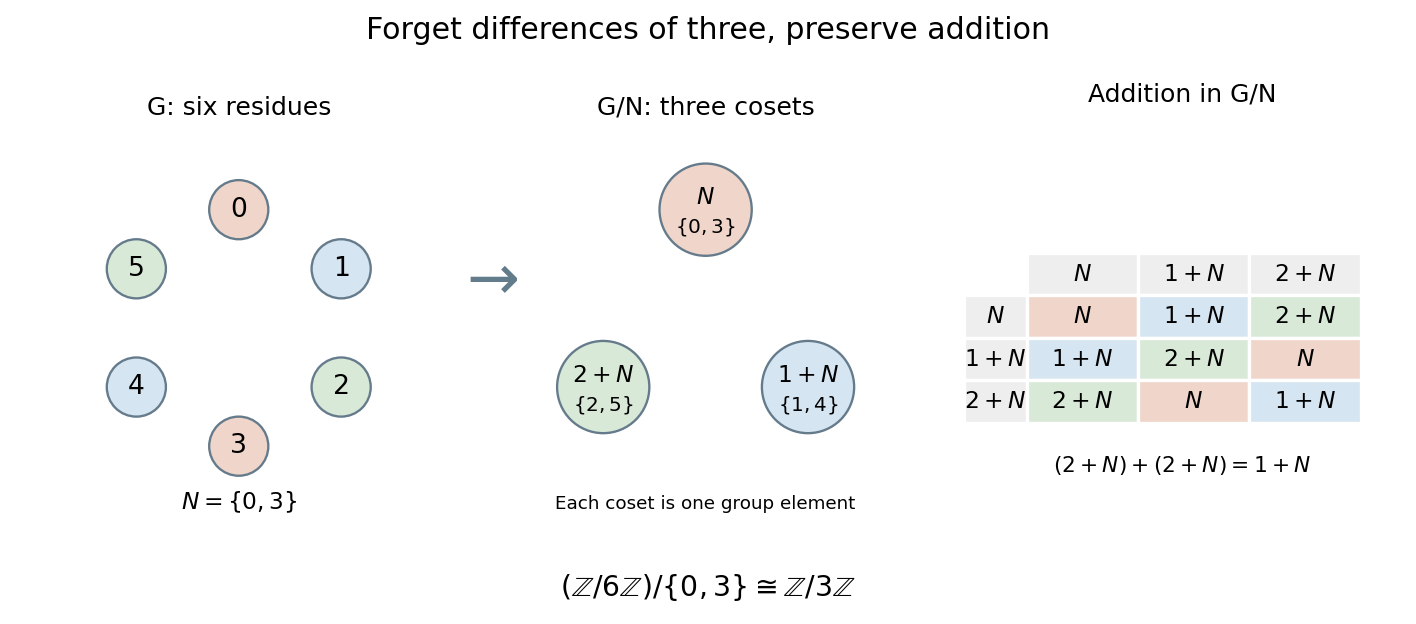

This chart was generated by the following Python code:
"""Collapse an additive six-element group to its three cosets and operation."""

from pathlib import Path

import matplotlib.pyplot as plt
import numpy as np
from matplotlib.patches import Circle


def main():
    cosets=[{r,(r+3)%6} for r in range(3)]
    assert set.union(*cosets)==set(range(6))
    assert all(cosets[a].isdisjoint(cosets[b]) for a in range(3) for b in range(a))
    for a in range(6):
        for b in range(6):
            assert ((a+b)%6)%3 == (a%3+b%3)%3
    for a in range(3):
        for b in range(3):
            result={(x+y)%6 for x in cosets[a] for y in cosets[b]}
            assert result==cosets[(a+b)%3]
    colors=['#f0d6ca','#d5e5f1','#d8e9d7']
    names=[r'$N$',r'$1+N$',r'$2+N$']
    fig,axes=plt.subplots(1,3,figsize=(11.8,5.2),dpi=120,facecolor='white',
                          gridspec_kw={'width_ratios':[1,1,1.05]})
    for ax in axes[:2]:
        ax.set(xlim=(-1.6,1.6),ylim=(-1.65,1.55),aspect='equal')
        ax.axis('off')
    for g in range(6):
        angle=np.pi/2-2*np.pi*g/6
        x,y=np.cos(angle),np.sin(angle)
        axes[0].add_patch(Circle((x,y),.25,facecolor=colors[g%3],edgecolor='#657b8b',lw=1.4))
        axes[0].text(x,y,str(g),ha='center',va='center',fontsize=16)
    axes[0].text(0,-1.53,r'$N=\{0,3\}$',ha='center',fontsize=14)
    axes[0].set_title('G: six residues',fontsize=15,pad=18)
    for r in range(3):
        angle=np.pi/2-2*np.pi*r/3
        x,y=np.cos(angle),np.sin(angle)
        axes[1].add_patch(Circle((x,y),.39,facecolor=colors[r],edgecolor='#657b8b',lw=1.4))
        axes[1].text(x,y+.1,names[r],ha='center',va='center',fontsize=14)
        axes[1].text(x,y-.15,rf'$\{{{r},{r+3}\}}$',ha='center',va='center',fontsize=12)
    axes[1].text(0,-1.53,'Each coset is one group element',ha='center',fontsize=11)
    axes[1].set_title('G/N: three cosets',fontsize=15,pad=18)
    axes[2].axis('off')
    axes[2].set_title('Addition in G/N',fontsize=15,pad=18)
    rows=[[names[(a+b)%3] for b in range(3)] for a in range(3)]
    table=axes[2].table(cellText=rows,rowLabels=names,colLabels=names,
                        cellLoc='center',rowLoc='center',loc='center',bbox=[.14,.28,.84,.42])
    table.auto_set_font_size(False);table.set_fontsize(14)
    for (a,b),cell in table.get_celld().items():
        cell.set_edgecolor('white');cell.set_linewidth(2)
        if a>0 and b>=0:cell.set_facecolor(colors[((a-1)+b)%3])
        else:cell.set_facecolor('#eeeeee')
    axes[2].text(.5,.16,r'$(2+N)+(2+N)=1+N$',ha='center',transform=axes[2].transAxes,fontsize=13)
    fig.text(.348,.52,'→',ha='center',fontsize=38,color='#637c8b')
    fig.suptitle('Forget differences of three, preserve addition',fontsize=18,y=.975)
    fig.text(.5,.045,r'$(\mathbb{Z}/6\mathbb{Z})/\{0,3\}\cong\mathbb{Z}/3\mathbb{Z}$',
             ha='center',fontsize=17)
    fig.subplots_adjust(left=.035,right=.975,bottom=.14,top=.79,wspace=.23)
    fig.savefig(Path.cwd()/Path(__file__).with_suffix('.png').name,
                facecolor='white',transparent=False)
    plt.close(fig)


if __name__=='__main__':
    main()
